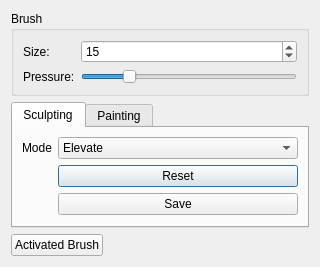
<?xml version="1.0" encoding="UTF-8"?>
<ui version="4.0">
 <class>TerrainEdit</class>
 <widget class="QDialog" name="TerrainEdit">
  <property name="geometry">
   <rect>
    <x>0</x>
    <y>0</y>
    <width>320</width>
    <height>255</height>
   </rect>
  </property>
  <property name="sizePolicy">
   <sizepolicy hsizetype="Preferred" vsizetype="Fixed">
    <horstretch>0</horstretch>
    <verstretch>0</verstretch>
   </sizepolicy>
  </property>
  <property name="windowTitle">
   <string>Terrain editor</string>
  </property>
  <layout class="QFormLayout" name="formLayout_2">
   <property name="fieldGrowthPolicy">
    <enum>QFormLayout::AllNonFixedFieldsGrow</enum>
   </property>
   <item row="0" column="0" colspan="2">
    <widget class="QGroupBox" name="groupBox">
     <property name="title">
      <string>Brush</string>
     </property>
     <layout class="QFormLayout" name="formLayout_4">
      <item row="0" column="0">
       <widget class="QLabel" name="label">
        <property name="text">
         <string>Size:</string>
        </property>
       </widget>
      </item>
      <item row="0" column="1">
       <widget class="QSpinBox" name="brushSize">
        <property name="value">
         <number>15</number>
        </property>
       </widget>
      </item>
      <item row="1" column="0">
       <widget class="QLabel" name="label_2">
        <property name="text">
         <string>Pressure:</string>
        </property>
       </widget>
      </item>
      <item row="1" column="1">
       <widget class="QSlider" name="pressure">
        <property name="value">
         <number>20</number>
        </property>
        <property name="orientation">
         <enum>Qt::Horizontal</enum>
        </property>
       </widget>
      </item>
     </layout>
    </widget>
   </item>
   <item row="3" column="0" colspan="2">
    <widget class="QTabWidget" name="tabWidget">
     <property name="currentIndex">
      <number>0</number>
     </property>
     <widget class="QWidget" name="tab_3">
      <attribute name="title">
       <string>Sculpting</string>
      </attribute>
      <layout class="QFormLayout" name="formLayout">
       <item row="2" column="0">
        <widget class="QLabel" name="label_3">
         <property name="text">
          <string>Mode</string>
         </property>
        </widget>
       </item>
       <item row="2" column="1">
        <widget class="QComboBox" name="comboBox">
         <item>
          <property name="text">
           <string>Elevate</string>
          </property>
         </item>
         <item>
          <property name="text">
           <string>Lower</string>
          </property>
         </item>
         <item>
          <property name="text">
           <string>Smooth</string>
          </property>
         </item>
        </widget>
       </item>
       <item row="3" column="1">
        <widget class="QPushButton" name="pushButton_2">
         <property name="text">
          <string>Reset</string>
         </property>
        </widget>
       </item>
       <item row="4" column="1">
        <widget class="QPushButton" name="pushButton">
         <property name="text">
          <string>Save</string>
         </property>
        </widget>
       </item>
      </layout>
     </widget>
     <widget class="QWidget" name="tab_4">
      <attribute name="title">
       <string>Painting</string>
      </attribute>
      <layout class="QFormLayout" name="formLayout_3">
       <item row="0" column="0">
        <widget class="QLabel" name="label_4">
         <property name="text">
          <string>Material index:</string>
         </property>
        </widget>
       </item>
       <item row="0" column="1">
        <widget class="QComboBox" name="materialIndex">
         <item>
          <property name="text">
           <string>0 (red)</string>
          </property>
         </item>
         <item>
          <property name="text">
           <string>1 (green)</string>
          </property>
         </item>
         <item>
          <property name="text">
           <string>2 (blue)</string>
          </property>
         </item>
        </widget>
       </item>
       <item row="2" column="1">
        <widget class="QPushButton" name="pushButton_3">
         <property name="text">
          <string>Save</string>
         </property>
        </widget>
       </item>
       <item row="1" column="1">
        <widget class="QPushButton" name="pushButton_4">
         <property name="text">
          <string>Reset</string>
         </property>
        </widget>
       </item>
      </layout>
     </widget>
    </widget>
   </item>
   <item row="4" column="0">
    <widget class="QPushButton" name="buttonBrush">
     <property name="text">
      <string>Activated Brush</string>
     </property>
    </widget>
   </item>
  </layout>
 </widget>
 <resources/>
 <connections>
  <connection>
   <sender>pushButton_2</sender>
   <signal>clicked()</signal>
   <receiver>TerrainEdit</receiver>
   <slot>onResetHeightmap()</slot>
   <hints>
    <hint type="sourcelabel">
     <x>197</x>
     <y>183</y>
    </hint>
    <hint type="destinationlabel">
     <x>29</x>
     <y>184</y>
    </hint>
   </hints>
  </connection>
  <connection>
   <sender>pushButton_3</sender>
   <signal>clicked()</signal>
   <receiver>TerrainEdit</receiver>
   <slot>onSaveTexture()</slot>
   <hints>
    <hint type="sourcelabel">
     <x>297</x>
     <y>203</y>
    </hint>
    <hint type="destinationlabel">
     <x>309</x>
     <y>39</y>
    </hint>
   </hints>
  </connection>
  <connection>
   <sender>pushButton</sender>
   <signal>clicked()</signal>
   <receiver>TerrainEdit</receiver>
   <slot>onSaveHeightmap()</slot>
   <hints>
    <hint type="sourcelabel">
     <x>292</x>
     <y>203</y>
    </hint>
    <hint type="destinationlabel">
     <x>273</x>
     <y>202</y>
    </hint>
   </hints>
  </connection>
  <connection>
   <sender>pushButton_4</sender>
   <signal>clicked()</signal>
   <receiver>TerrainEdit</receiver>
   <slot>onResetTexture()</slot>
   <hints>
    <hint type="sourcelabel">
     <x>297</x>
     <y>178</y>
    </hint>
    <hint type="destinationlabel">
     <x>241</x>
     <y>44</y>
    </hint>
   </hints>
  </connection>
  <connection>
   <sender>buttonBrush</sender>
   <signal>clicked()</signal>
   <receiver>TerrainEdit</receiver>
   <slot>onBrushActivated()</slot>
   <hints>
    <hint type="sourcelabel">
     <x>64</x>
     <y>236</y>
    </hint>
    <hint type="destinationlabel">
     <x>143</x>
     <y>239</y>
    </hint>
   </hints>
  </connection>
 </connections>
 <slots>
  <slot>onSaveHeightmap()</slot>
  <slot>onResetHeightmap()</slot>
  <slot>onSaveTexture()</slot>
  <slot>onResetTexture()</slot>
  <slot>onBrushActivated()</slot>
 </slots>
</ui>
